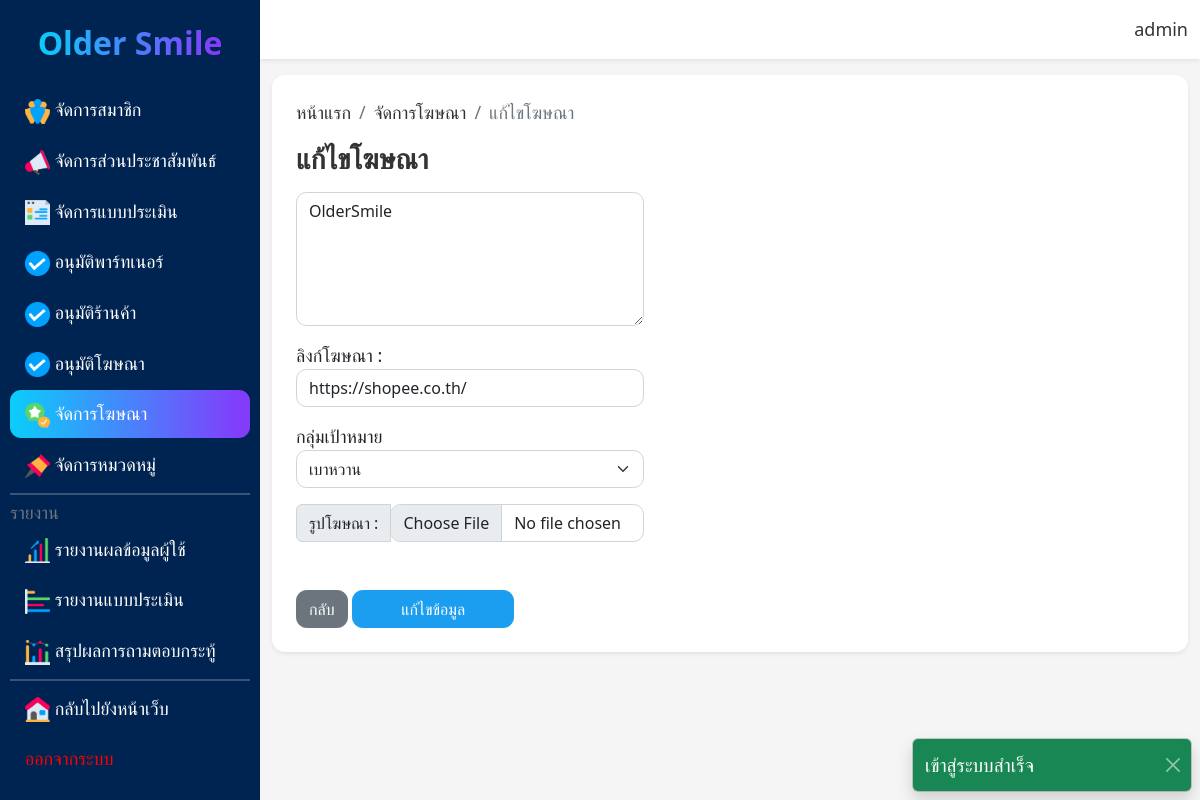
The app's page /admin/ads_edit.php?id=7 (signed in) with its own data.
### tables this page shows
CREATE TABLE `advert` (
  `ad_id` int(11) NOT NULL,
  `user_id` int(11) NOT NULL,
  `cat_id` int(11) NOT NULL,
  `ad_body` text NOT NULL,
  `ad_link` text NOT NULL,
  `ad_point` int(11) NOT NULL,
  `ad_image` varchar(60) NOT NULL,
  `ad_status` int(1) NOT NULL
);

CREATE TABLE `category` (
  `cat_id` int(11) NOT NULL,
  `cat_name` varchar(255) NOT NULL
);

### admin/ads_edit.php (the view, shortened to what this page needs)
<?php
include('../conn.php');
$id = $_GET['id'];
$sql = "SELECT * FROM advert WHERE ad_id = '$id'";
$query = mysqli_query($conn,$sql);
$row = mysqli_fetch_assoc($query);
$sql2 = "SELECT * FROM category WHERE not cat_id = 1";
$query2 = mysqli_query($conn,$sql2);
?>
<!DOCTYPE html>
<html lang="en">
<head>
    <link rel="stylesheet" href="../boostrap/bootstrap.min.css">
    <link rel="stylesheet" href="../css/admin.css">
    <link rel="stylesheet" href="../css/base.css">
</head>
<body>
    <?php include('component/alert.php');?>
    <main class="main d-flex">
        <?php include('component/sidebar.php');?>
        <div class="content">
            <?php include('component/navbar.php');?>
            <div class="content-body">
                <div class="container-fluid mt-3 pb-5">
                    <div class="p-4 rounded-4 shadow-sm bg-white">
                        <ol class="breadcrumb">
                            <li class="breadcrumb-item"><a href="../index.php">หน้าแรก</a></li>
                            <li class="breadcrumb-item"><a href="ads_mng.php">จัดการโฆษณา</a></li>
                            <li class="breadcrumb-item active">แก้ไขโฆษณา</li>
                        </ol>
                        <div class="d-flex justify-content-between">
                            <h3 class="mb-3">แก้ไขโฆษณา</h3>
                        </div>
                        <div class="row">
                            <div class="col-md-5">
                                <form action="ads_proc/ads_edit_proc.php" method="post" enctype="multipart/form-data">
                                    <div class="mb-3">
                                        <textarea name="ad_body" id="" cols="30" rows="5" placeholder="เนื้อหาโฆษณา" required class="form-control"><?php echo $row['ad_body'];?></textarea>
                                    </div>
                                    <div class="mb-3">
                                        <label for="">ลิงก์โฆษณา :</label>
                                        <input type="text" name="ad_link" placeholder="https://..." required id="" class="form-control" value="<?php echo $row['ad_link'];?>">
                                    </div>
                                    <div class="mb-3">
                                        <label for="">กลุ่มเป้าหมาย</label>
                                        <select name="cat_id" id="" class="form-select" required>
                                            <?php foreach($query2 as $i => $row2):?>
                                            <option <?php echo ($row2['cat_id']==$row['cat_id']) ? 'selected' : '' ;?> value="<?php echo $row2['cat_id'];?>"><?php echo $row2['cat_name'];?></option>
                                            <?php endforeach;?>
                                        </select>
                                    </div>
                                    <div class="input-group mb-3">
                                        <label class="input-group-text" for="">รูปโฆษณา :</label>
                                        <input type="file" accept="image/*" name="ad_image" id="" class="form-control">
                                    </div>
                                    <div class="mt-5">
                                        <a href="#!" onclick="window.history.back()" class="btn btn-secondary">กลับ</a>
                                        <button type="submit" class="btn btn-primary px-5">แก้ไขข้อมูล</button>
                                    </div>
                                </form>
                            </div>
                        </div>
                    </div>
                </div>
            </div>
        </div>
    </main>
</body>
</html>

### css/admin.css (style rules this page uses)
.content { width: 100%; }
body { overflow: hidden; }
.content-body { width: 100%; overflow: auto; max-height: 100vh; }

### css/base.css (style rules this page uses)
body { background-color: #f5f5f5!important; font-family: system-ui, -apple-system, BlinkMacSystemFont, 'Segoe UI', Roboto, Oxygen, Ubuntu, Cantarell, 'Open Sans', 'Helvetica Neue', sans-serif!important; font-size: 18px!important; font-weight: 500!important; margin: 0!important; padding: 0!important; }
h1,h2,h3,h4,h5,h6,a,p { color: #333!important; text-decoration: none!important; margin: 0!important; }
h1,h2,h3,h4,h5,h6 { font-weight: 600!important; }
.rounded-4 { border-radius: 0.8rem!important; }
.btn, .form-control, .form-select, .form-control-plaintext { border-radius: 0.65rem!important; }
.btn-primary, .btn-outline-primary:hover { background-color: #1b9df0!important; color: #fff!important; border-color: #1b9df0!important; }
.btn-success, .btn-danger, .btn-secondary, .btn-info { color: #fff!important; }

### records on screen
advert: ad_body "OlderSmile", ad_link "https://shopee.co.th/", cat_id "เบาหวาน"

### other values on screen
$_SESSION['succ'] "เข้าสู่ระบบสำเร็จ"
$_SESSION['my_name'] "admin"
